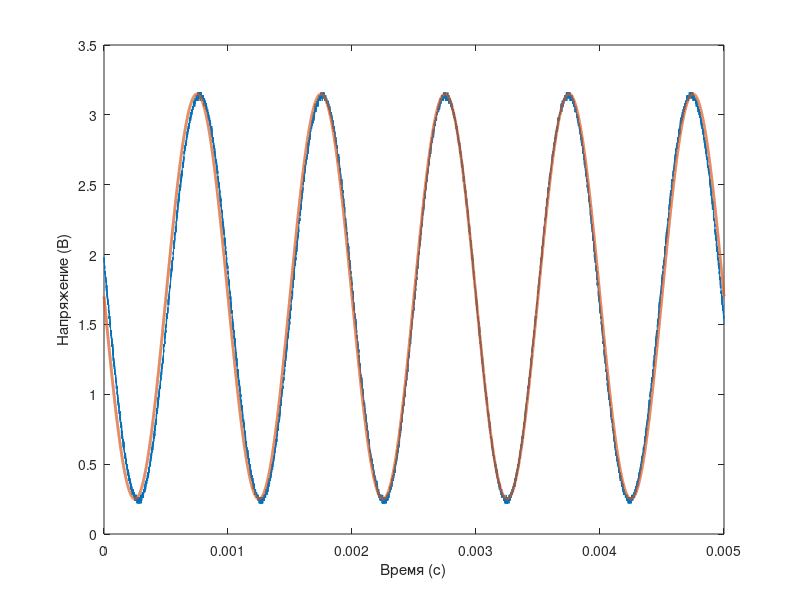

Source code (MATLAB):
clear all
sig = csvread('data.csv'); % сигнал с осциллографа
Td = sig(2,1)-sig(1,1); % период дискретизаци
t=linspace(0, 24999*Td, 25000); % интервал времени для идеального сигнала
f = 1000; % частота идеального сигнала
ideal_sin = -2.9 / 2 * sin(2 * pi * f * t) + 3.3 / 2 + 0.05; % идеальный сигнал
ideal_sin=ideal_sin.';
plot(t, sig(:,2), 'LineWidth', 0.5)
hold on;
plot(t, ideal_sin, 'LineWidth', 2)
xlabel('Время (с)');
ylabel('Напряжение (В)');

% преобразование Фурье
fft_ideal = abs(fft(ideal_sin)/25000);
data_sig = sig(:, 2);
fft_sig = abs(fft(data_sig)/25000);
ff=linspace(0,24999/25000*1/Td, 1/Td/25000);
ff=ff.'

output_data_fft = zeros(length(fft_ideal), 2);
output_data_fft(:, 1) = fft_ideal;
output_data_fft(:, 2) = fft_sig;

csvwrite('fft.CSV', output_data_fft);
csvwrite('ff.CSV', ff);
